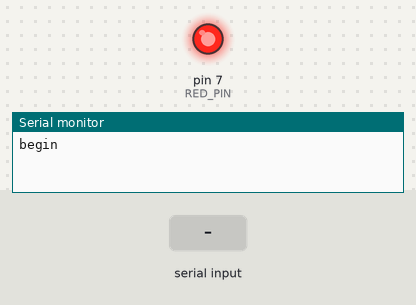
A sketch run on a simulated Arduino Uno, built with avr-gcc and run on an emulated ATmega328P. Parts: output pins drawn as LEDs (lit = HIGH), the last lines printed to the serial monitor. The test bench sets the inputs (shaded band).

Above: at 1.2 s.
1.3 s: "Hello World" received over Serial
At 4.0 s:
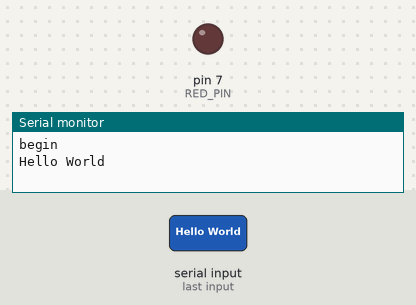
4.3 s: "1" received over Serial
Timing chart, 0 to 7.3 s (numbered marks = the images above; inputs shaded):
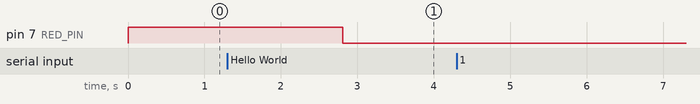

The sketch:

XX_HC-12_01_demo_rx.ino
```cpp
/**
 * https://www.youtube.com/watch?v=0zOTvB0T5fY
 * HC-12 Demo
 * Receiver
 */

#define RED_PIN 7

void setup() {
  // put your setup code here, to run once:
  Serial.begin(9600);
  pinMode(RED_PIN, OUTPUT);
  while(!Serial);
  Serial.println("begin");
  digitalWrite(RED_PIN, HIGH);
}

void loop() {
  // put your main code here, to run repeatedly:
  while (Serial.available()){
    String input = Serial.readString();
    Serial.println(input);

    if (input == "Hello World"){
      digitalWrite(RED_PIN, HIGH);
      delay(500);
      digitalWrite(RED_PIN, LOW);
    }
  }
}
```

Measured:
- after the input at 1.3 s, pin 7 (RED_PIN): HIGH → LOW after 1.5 s
